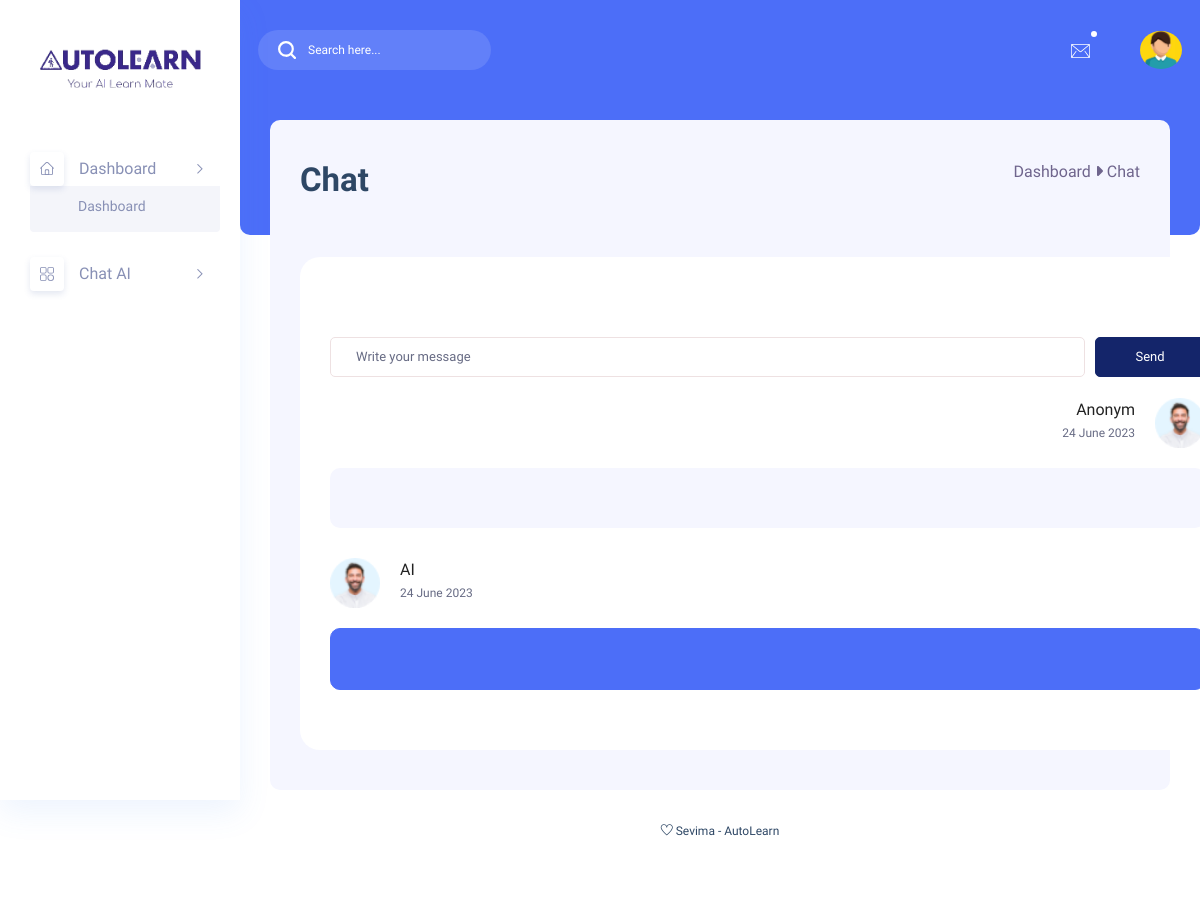
/?page=chat, run on an earlier commit of the app's database.
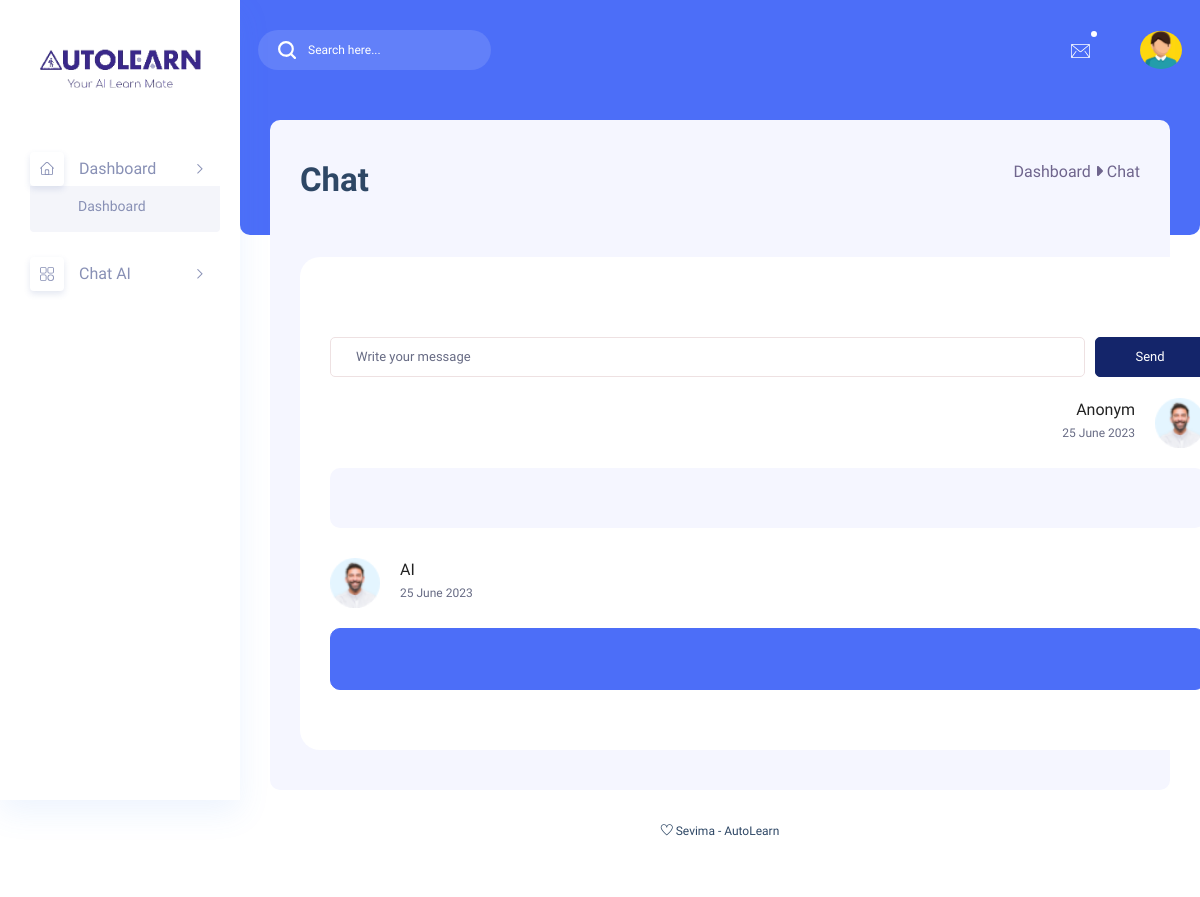
And on a later commit of the database.
### tables this page shows
CREATE TABLE `tanya` (
  `id_tanya` int(100) NOT NULL,
  `pesan` varchar(2000) NOT NULL,
  `tanggal` date NOT NULL
);

### index.php (the view, shortened to what the changed rows need)
<!DOCTYPE html>
<html lang="zxx">
<head>
  <link rel="stylesheet" href="css/bootstrap1.min.css" />
  <link rel="stylesheet" href="vendors/themefy_icon/themify-icons.css" />
  <link rel="stylesheet" href="vendors/niceselect/css/nice-select.css" />
  <link rel="stylesheet" href="vendors/owl_carousel/css/owl.carousel.css" />
  <link rel="stylesheet" href="vendors/gijgo/gijgo.min.css" />
  <link rel="stylesheet" href="vendors/font_awesome/css/all.min.css" />
  <link rel="stylesheet" href="vendors/tagsinput/tagsinput.css" />
  <link rel="stylesheet" href="vendors/datepicker/date-picker.css" />
  <link rel="stylesheet" href="vendors/scroll/scrollable.css" />
  <link rel="stylesheet" href="vendors/datatable/css/jquery.dataTables.min.css" />
  <link rel="stylesheet" href="vendors/datatable/css/responsive.dataTables.min.css" />
  <link rel="stylesheet" href="vendors/datatable/css/buttons.dataTables.min.css" />
  <link rel="stylesheet" href="vendors/text_editor/summernote-bs4.css" />
  <link rel="stylesheet" href="vendors/morris/morris.css" />
  <link rel="stylesheet" href="https://cdn.jsdelivr.net/npm/@fortawesome/fontawesome-free@6.2.1/css/fontawesome.min.css">
  <link rel="stylesheet" href="https://cdnjs.cloudflare.com/ajax/libs/font-awesome/6.4.0/css/all.min.css" />
  <link rel="stylesheet" href="vendors/material_icon/material-icons.css" />
  <link rel="stylesheet" href="css/metisMenu.css" />
  <link rel="stylesheet" href="css/style1.css" />
  <link rel="stylesheet" href="css/colors/default.css" id="colorSkinCSS" />
  <link rel="stylesheet" href="https://unpkg.com/aos@next/dist/aos.css" />
  <link rel="stylesheet" href="img/themify-icons/themify-icons.css">
</head>
<body class="crm_body_bg">
  <section class="main_content dashboard_part large_header_bg">
    <?php include('conf/page.php') ?>
  </section>
</body>
</html>

### pages/chat.php (shortened to what the changed rows need)
<div class="main_content_iner" data-aos="fade-up" data-aos-duration="1000">
  <div class="container-fluid p-0">
    <div class="row justify-content-center">
      <div class="col-lg-12">
        <div class="messages_box_area horizontal-scroll" style="width: 1900px;">
          <div class="messages_chat">
            <div class="white_box">
              <br>
              <div class="single_message_chat sender_message">
                <div class="message_pre_left">
                  <div class="messges_info">
                    <h4>Anonym</h4>
                    <?php
                    $sql = "SELECT * FROM tanya ORDER BY id_tanya DESC LIMIT 1";
                    $query = mysqli_query($koneksi, $sql);
                    $data = mysqli_fetch_array($query);
                    if (isset($data['tanggal']) == null) {
                    } else {
                    ?>
                      <p><?= date('d F Y', strtotime($data['tanggal'])); ?></p>
                    <?php } ?>
                  </div>
                </div>
              </div>
              <div class="single_message_chat" data-aos="fade-right" data-aos-offset="100">
                <div class="message_pre_left">
                  <div class="messges_info">
                    <h4>AI</h4>
                    <?php
                    $sql = "SELECT * FROM tanya ORDER BY id_tanya DESC LIMIT 1";
                    $query = mysqli_query($koneksi, $sql);
                    $data = mysqli_fetch_array($query);
                    if (isset($data['tanggal']) == null) {
                    } else {
                    ?>
                      <p><?= date('d F Y', strtotime($data['tanggal'])); ?></p>
                    <?php } ?>
                  </div>
                </div>
              </div>
            </div>
          </div>
        </div>
      </div>
    </div>
  </div>
</div>

What changed in the data, as far as the page shows it:
removed tanya: tanggal "24 June 2023"
added tanya: tanggal "25 June 2023"
